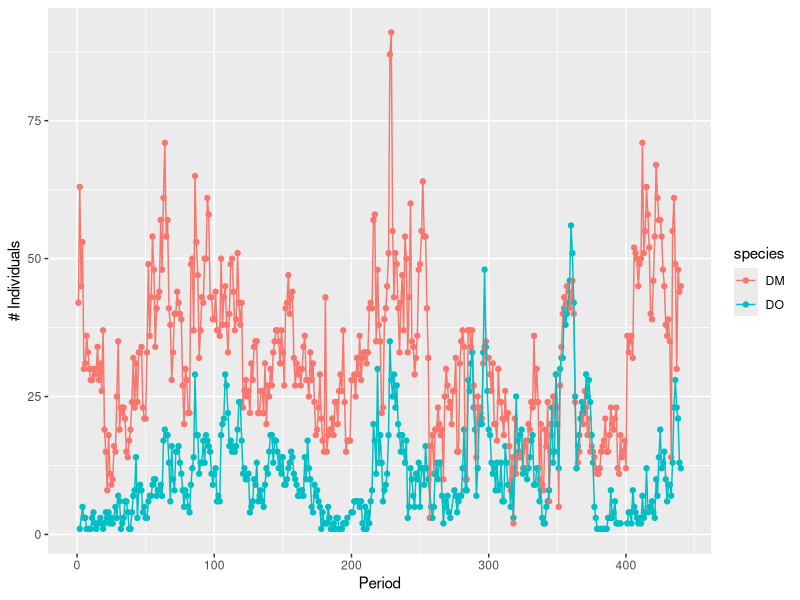
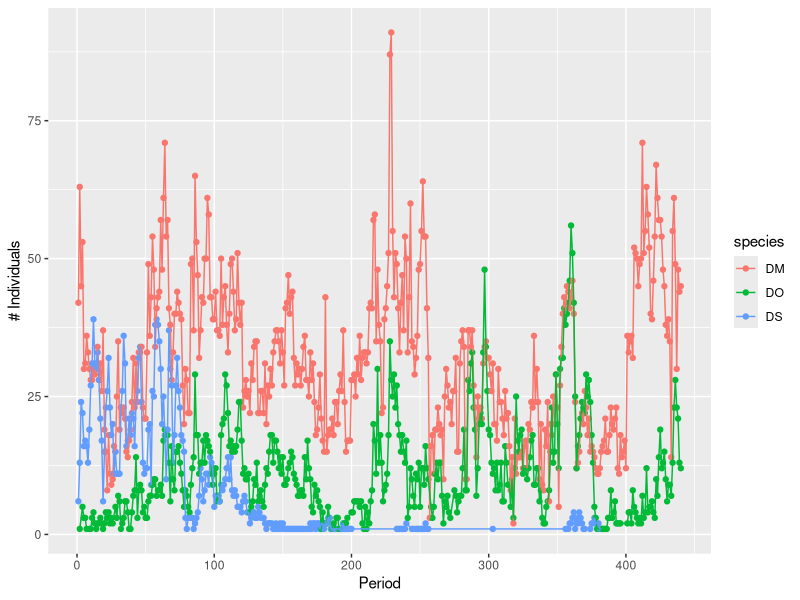
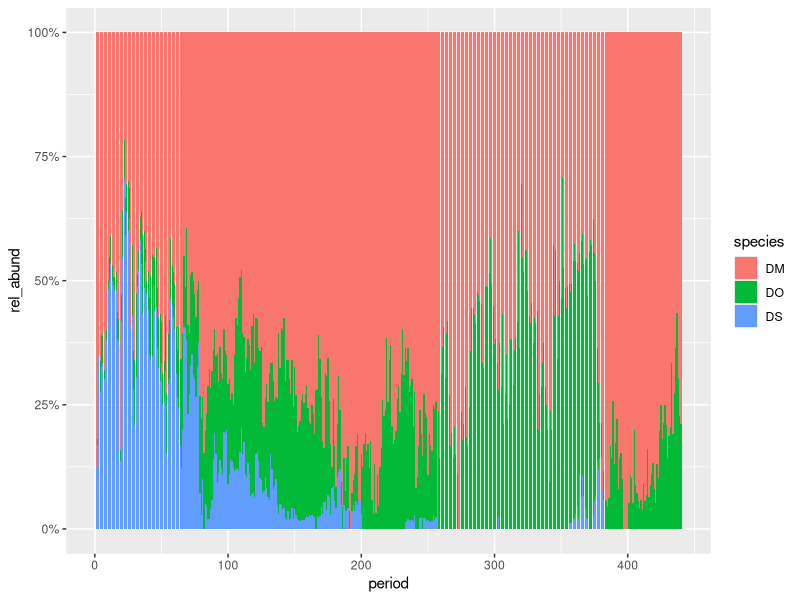
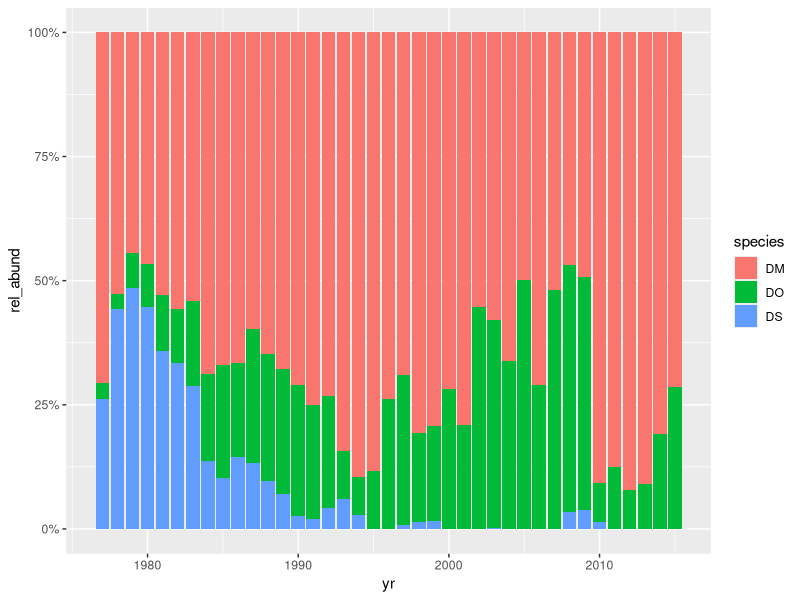
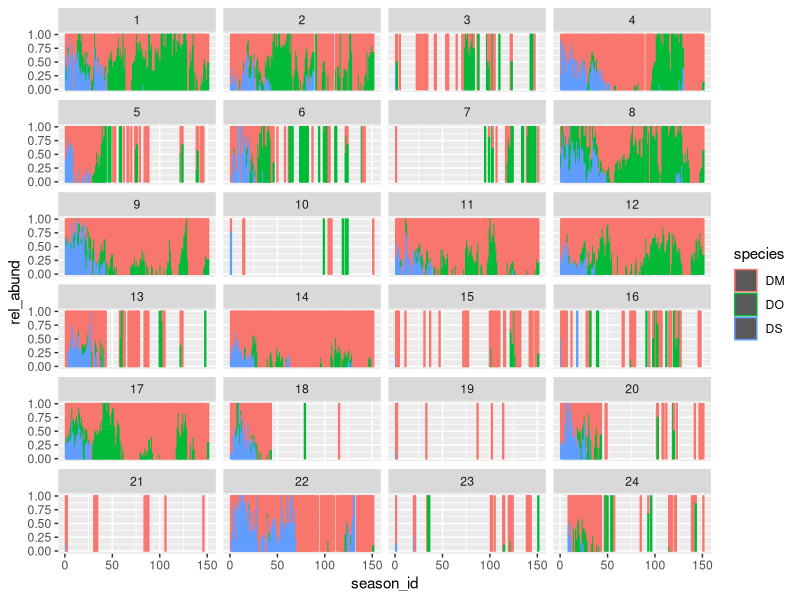
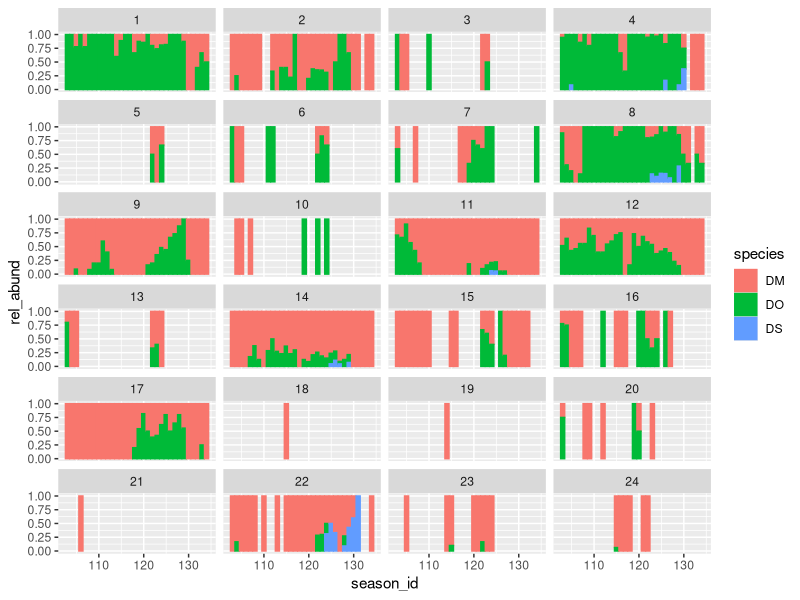
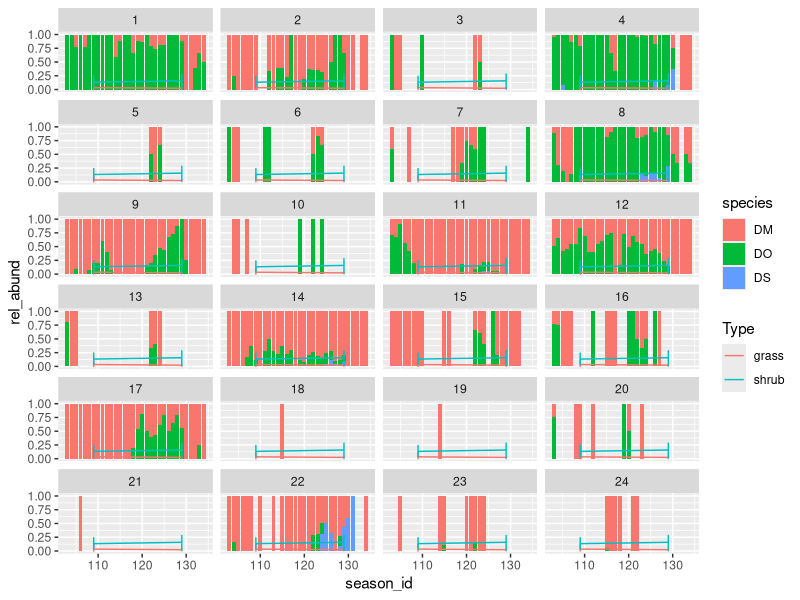
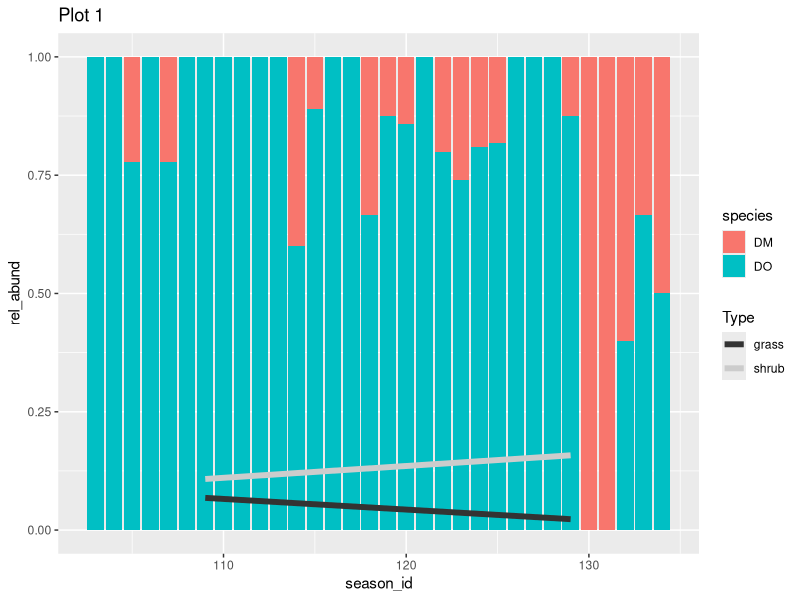

The R script that drew these images, in order:
# Creator: Ellen Bledsoe
# This code is for exploring kangaroo rat capture data for the Portal project

# load packages
library(dplyr)
library(ggplot2)
library(scales)

# load data
surveys <- read.csv("data/surveys.csv", header = TRUE)

###
# Krat counts by period
###

# get counts of DM and DO by period
DM_DO_count <- select(surveys, period, species) %>% 
               filter(species == 'DM' | species == 'DO', period > 0) %>% 
               group_by(period, species) %>% 
               summarise(count = n())

# plot DM and DO counts by period
ggplot(DM_DO_count, aes(x = period, y = count)) + 
  geom_point(aes(color = species)) +
  geom_line(aes(color = species)) +
  xlab("Period") +
  ylab("# Individuals")

# save plot output as png
dev.copy(png, 'DM_DO_counts_period.png')
dev.off()

# get counts of DM, DO, and DS by period
Dipo_count_period <- select(surveys, period, species) %>% 
                     filter(species == 'DM' | species == 'DO' | species == 'DS', period > 0) %>% 
                     group_by(period, species) %>% 
                     summarise(count = n())

# plot DM, DO, and DS by period
ggplot(Dipo_count_period, aes(x = period, y = count)) + 
  geom_point(aes(color = species)) +
  geom_line(aes(color = species)) +
  xlab("Period") +
  ylab("# Individuals")

# save plot output as png
dev.copy(png, 'dipo_count_by_period.png')
dev.off()

###
# Relative abundance of Krats
###

# relative abundance of dipos by period
total_dipo_period <- Dipo_count_period %>% 
                     group_by(period) %>% 
                     summarise(total_dipo_period = sum(count))
rel_ab_period <- merge(Dipo_count_period, total_dipo_period, by = "period", all = TRUE)
relative_abundance_per <- rel_ab_period %>% 
                      mutate(rel_abund = count/total_dipo_period)

# plot relative abundance of all dipos per period
ggplot(relative_abundance_per, aes(x = period, y = rel_abund, fill = species)) +
  geom_bar(postition = 'fill', stat = "identity", bin_width = 6, colour = NA) +
  scale_y_continuous(labels = percent_format())

# save plot output as png
dev.copy(png, 'rel_abund_dipos_period.png')
dev.off()

# relative abundance of dipos by year
Dipo_count_year <- select(surveys, yr, period, species) %>% 
                   filter(species == 'DM' | species == 'DO' | species == 'DS', period > 0) %>% 
                      # need to keep period > 0 in because some trapping done outside normal periods
                      # marked by negative period entries
                   group_by(yr, species) %>% 
                   summarise(count = n())
total_dipo_year <- Dipo_count_year %>% 
                   group_by(yr) %>% 
                   summarise(total_dipo_year = sum(count))
rel_ab_yr <- merge(Dipo_count_year, total_dipo_year, by = "yr", all = TRUE)
relative_abundance_yr <- rel_ab_yr %>% 
                         mutate(rel_abund = count/total_dipo_year)

# relative abundance of all dipos per year
ggplot(relative_abundance_yr, aes(x = yr, y = rel_abund, fill = species)) +
  geom_bar(postition = 'fill', stat = "identity", bin_width = 6) +
  scale_y_continuous(labels = percent_format())

# save plot output as png
dev.copy(png, 'rel_abund_dipos_year.png')
dev.off()

###
# All dipos grouped by season
###

# all dipos in periods before the plot switches
Dipos <- filter(surveys, species == 'DM' | species == 'DO' | species == 'DS', period > 0 & period < 437) %>% 
         arrange(yr, mo, plot, species)

find_season <- function(month){
  # function putting each month is a seasonal category
  if (any(month == '1' | month == '2' | month == '3')){
    season = "1"
  } else if (any(month == '4' | month == '5' | month == '6')){
    season = "2"
  } else if (any(month == '7' | month == '8' | month == '9')){
    season = "3"
  } else {
    season = "4"
  }
  return(season)
} 

# adding a column for season to the data 
month_list <- as.list(Dipos$mo)
Dipos$season <- rapply(month_list, find_season)

# grouping by plot/year/season
season_per_year <- select(Dipos, yr, season, plot, species) %>% 
                   group_by(plot, yr, season, species) %>% 
                   summarise(count = n())

# adding seasonal relative abundance column
season_total <- season_per_year %>% 
  group_by(plot, yr, season) %>% 
  summarise(season_total = sum(count))
rel_ab_season <- merge(season_per_year, season_total, by.x = c("plot", "yr", "season"), all = TRUE)
season_rel_abund <- rel_ab_season %>% 
  mutate(rel_abund = count/season_total)

# give each year/season combo a unique id
yr_season_ID <- select(season_rel_abund, yr, season) %>% 
  distinct() 
ordered <- arrange(yr_season_ID, yr)
ordered$season_id <- seq_len(nrow(yr_season_ID))
season_ordered <- merge(season_rel_abund, ordered, by.x = c("yr", "season"), all = TRUE) %>% 
  arrange(yr, season, plot, species)

# plot relative abundance of all dipos per plot per season
ggplot(season_ordered, aes(x = season_id, y = rel_abund)) +
  geom_bar(stat = "identity", aes(color = species)) +
  facet_wrap(~plot, nrow = 6, ncol = 4)

# save plot output as png
dev.copy(png, 'rel_abund_dipo_season.png')
dev.off()

###
# Dipos and grass/shrubs
###

# read in transects file
transects <- read.csv('data/Transect_04_09_totals.csv')

# krat abundance by season, years 2002 through 2011
dipos_04_09 <- filter(season_ordered, yr > 2002 & yr < 2011)

# plotting only 2002 through 2011
ggplot(dipos_04_09, aes(x = season_id, y = rel_abund)) +
  geom_bar(stat = "identity", aes(color = species, fill = species)) +
  facet_wrap(~plot, nrow = 6, ncol = 4)

# save plot output as png
dev.copy(png, 'dipos_02_11.png')
dev.off()

# adding percent column to plants
dipos_pl_per <- transects %>% 
  mutate(Prop*100)
colnames(dipos_pl_per) = c("Year", "Plot", "Type", "Hits", "Prop", "Percent")

season_04_09 <- function(year){
  # function to add estimated season to year
  if (year == '2004'){
    season = '109'
  } else {
    season = '129'
  }
  return(season)
}

# adding season column to transect data
year_list <- as.list(dipos_pl_per$Year)
dipos_pl_per$Season <- rapply(year_list, season_04_09)


# add plant abundance lines
dipos_pl_per$Season <- as.numeric(dipos_pl_per$Season)
dipos_pl_per$Prop <- as.numeric(dipos_pl_per$Prop)

ggplot(dipos_04_09, aes(x = season_id, y = rel_abund)) +
  geom_bar(stat = "identity", aes(fill = species)) +
  geom_line(data = dipos_pl_per, aes(x = Season, y = Prop, color = Type)) +
  facet_wrap(~plot, nrow = 6, ncol = 4)

# save plot output as png
dev.copy(png, 'dipos_plants_04_09.png')
dev.off()

# plotting some of the individual plots to take a better look
  # still very preliminary

library(RColorBrewer)
pdf(file = "dipos_plants_04-09.pdf", width = 6.25, height = 4, onefile = TRUE)

# plot 1

dipos_1 <- filter(dipos_04_09, plot == '1')
transect_1 <- filter(dipos_pl_per, Plot == '1')

ggplot(dipos_1, aes(x = season_id, y = rel_abund)) +
  geom_bar(stat = "identity", aes(fill = species)) +
  geom_line(data = transect_1, size = 2, aes(x = Season, y = Prop, color = Type)) +
  scale_colour_grey() +
  ggtitle("Plot 1")

# plot 2

dipos_2 <- filter(dipos_04_09, plot == '2')
transect_2 <- filter(dipos_pl_per, Plot == '2')

ggplot(dipos_2, aes(x = season_id, y = rel_abund)) +
  geom_bar(stat = "identity", aes(fill = species)) +
  geom_line(data = transect_2, size = 2, aes(x = Season, y = Prop, color = Type)) +
  scale_colour_grey() +
  ggtitle("Plot 2")

# plot 4

dipos_4 <- filter(dipos_04_09, plot == '4')
transect_4 <- filter(dipos_pl_per, Plot == '4')

ggplot(dipos_4, aes(x = season_id, y = rel_abund)) +
  geom_bar(stat = "identity", aes(fill = species)) +
  geom_line(data = transect_4, size = 2, aes(x = Season, y = Prop, color = Type)) +
  scale_colour_grey() +
  ggtitle("Plot 4")

# plot 8
dipos_8 <- filter(dipos_04_09, plot == '8')
transect_8 <- filter(dipos_pl_per, Plot == '8')

ggplot(dipos_8, aes(x = season_id, y = rel_abund)) +
  geom_bar(stat = "identity", aes(fill = species)) +
  geom_line(data = transect_8, size = 2, aes(x = Season, y = Prop, color = Type)) +
  scale_colour_grey() +
  ggtitle("Plot 8")

# plot 9

dipos_9 <- filter(dipos_04_09, plot == '9')
transect_9 <- filter(dipos_pl_per, Plot == '9')

ggplot(dipos_9, aes(x = season_id, y = rel_abund)) +
  geom_bar(stat = "identity", aes(fill = species)) +
  geom_line(data = transect_9, size = 2, aes(x = Season, y = Prop, color = Type)) +
  scale_colour_grey() +
  ggtitle("Plot 9")

# plot 11

dipos_11 <- filter(dipos_04_09, plot == '11')
transect_11 <- filter(dipos_pl_per, Plot == '11')

ggplot(dipos_11, aes(x = season_id, y = rel_abund)) +
  geom_bar(stat = "identity", aes(fill = species)) +
  geom_line(data = transect_11, size = 2, aes(x = Season, y = Prop, color = Type)) +
  scale_colour_grey() +
  ggtitle("Plot 11")

# plot 12

dipos_12 <- filter(dipos_04_09, plot == '12')
transect_12 <- filter(dipos_pl_per, Plot == '12')

ggplot(dipos_12, aes(x = season_id, y = rel_abund)) +
  geom_bar(stat = "identity", aes(fill = species)) +
  geom_line(data = transect_12, size = 2, aes(x = Season, y = Prop, color = Type)) +
  scale_colour_grey() +
  ggtitle("Plot 12")

#plot 14

dipos_14 <- filter(dipos_04_09, plot == '14')
transect_14 <- filter(dipos_pl_per, Plot == '14')

ggplot(dipos_14, aes(x = season_id, y = rel_abund)) +
  geom_bar(stat = "identity", aes(fill = species)) +
  geom_line(data = transect_14, size = 2, aes(x = Season, y = Prop, color = Type)) +
  scale_colour_grey() +
  ggtitle("Plot 14")

# plot 17

dipos_17 <- filter(dipos_04_09, plot == '17')
transect_17 <- filter(dipos_pl_per, Plot == '17')

ggplot(dipos_17, aes(x = season_id, y = rel_abund)) +
  geom_bar(stat = "identity", aes(fill = species)) +
  geom_line(data = transect_17, size = 2, aes(x = Season, y = Prop, color = Type)) +
  scale_colour_grey() +
  ggtitle("Plot 17")

# plot 22

dipos_22 <- filter(dipos_04_09, plot == '22')
transect_22 <- filter(dipos_pl_per, Plot == '22')

ggplot(dipos_22, aes(x = season_id, y = rel_abund)) +
  geom_bar(stat = "identity", aes(fill = species)) +
  geom_line(data = transect_22, size = 2, aes(x = Season, y = Prop, color = Type)) +
  scale_colour_grey() +
  ggtitle("Plot 22")

dev.off()

###
# Explore krat relationship with PBs
###

# Look at Krats and PBs by period
PB_count_period <- select(surveys, period, species) %>% 
                   filter(species == 'PB') %>% 
                   group_by(period) %>% 
                   summarise(count = n())
Krat_count_period <- select(surveys, period, species) %>% 
                     filter(species == 'DM' | species == 'DS' | species == 'DO') %>% 
                     group_by(period) %>% 
                     summarise(count = n())

# want to add zeros when there are no rodents per period
periods1 <- unique(surveys$period)

fullGrid <- expand.grid(period = periods1)
fullGrid_krats <- merge(Krat_count_period, fullGrid, by = c('period'), all = TRUE)
fullGrid_PB <- merge(PB_count_period, fullGrid, by = c('period'), all = TRUE)

fullGrid_krats$count[is.na(fullGrid_krats$count)] = 0
fullGrid_PB$count[is.na(fullGrid_PB$count)] = 0

# add identifying column for plotting
fullGrid_krats$species <- rep('krat', nrow(fullGrid_krats))
fullGrid_PB$species <- rep('PB', nrow(fullGrid_PB))

# merging PB and krat dataframes
all_krat_PB <- bind_rows(fullGrid_krats, fullGrid_PB)

# remove negative periods
vec <- all_krat_PB$period > 0
all_krat_PB <- all_krat_PB[vec,]

#plotting all_krat_PB
ggplot(all_krat_PB, aes(x = period, y = count, color = species)) +
  geom_point() +
  geom_line() +
  xlab("Period") +
  ylab("# Individuals")

# save plot output as png
dev.copy(png, 'krat_PB_count_period.png')
dev.off()
